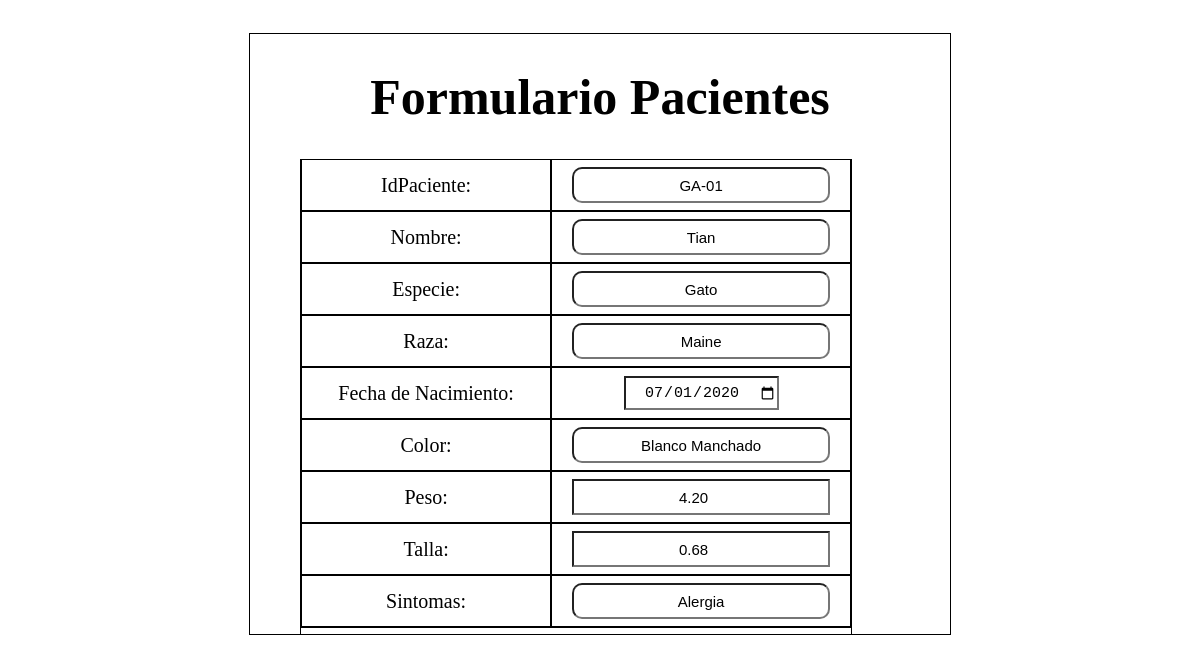
Screenshot of /crudDB/PacientesActualizar.php?idpaciente=GA-01 with the database file from the repository.
### tables this page shows
CREATE TABLE `paciente` (
  `idpaciente` varchar(45) NOT NULL,
  `nombre` varchar(45) NOT NULL,
  `especie` varchar(45) NOT NULL,
  `raza` varchar(45) DEFAULT NULL,
  `fec_nacimiento` date NOT NULL,
  `color` varchar(45) NOT NULL,
  `peso` decimal(5,2) NOT NULL,
  `talla` decimal(5,2) NOT NULL,
  `edad` varchar(45) NOT NULL,
  `sintomas` varchar(45) DEFAULT NULL,
  PRIMARY KEY (`idpaciente`)
);

### crudDB/PacientesActualizar.php (the view, shortened to what this page needs)
<!DOCTYPE html>
<html lang="en">
    <head>
    </head>
    <body>
        <?php
        if(isset($_POST["Agregar"])){
            require("Conexion.php");
            echo '<script>';
            echo 'alert("Datos Actualizados")';
            echo '</script>';
            $idpaciente=$_POST["idpaciente"];
            $nombre=$_POST["nombre"];
            $especie=$_POST["especie"];
            $raza=$_POST["raza"];
            $fec_nacimiento=$_POST["fec_nacimiento"];
            $fec_nacimiento_formato = date('Y-m-d', strtotime($fec_nacimiento));
            $color=$_POST["color"];
            $peso=$_POST["peso"];
            $talla=$_POST["talla"];
            $obtener=new DateTime($fec_nacimiento_formato);
            $ahora=new DateTime();
            $intervalo=$obtener->diff($ahora);
            $anios = $intervalo->y;
            $meses = $intervalo->m;
            $sintomas=$_POST["sintomas"];
            $resultado=$conexion -> query("UPDATE paciente set nombre='".$nombre."', especie='".$especie."', raza='".$raza."', fec_nacimiento='".$fec_nacimiento_formato."', color='".$color."', peso=".$peso.", talla=".$talla.", edad='".$anios." años ".$meses." meses', sintomas='".$sintomas."' where idpaciente='".$idpaciente."';");
            header("location: Pacientes.php");
        }else{
            include_once('Conexion.php');
            $consulta = $conexion -> query("SELECT * FROM paciente WHERE idpaciente='".$_REQUEST['idpaciente']."';");
            $dato = $consulta -> fetch_assoc();
            ?>
            <div id='formulario'>
                <h1>Formulario Pacientes</h1>
                <form action='PacientesActualizar.php' method='POST'>
                    <div class='sub1'>
                        <div class='subsub1'>
                            <p>IdPaciente: </p>
                        </div>
                        <div class='subsub2'>
                            <input type='text' name='idpaciente' readonly placeholder='Ingrese un codigo Paciente' value="<?php if($dato['idpaciente'] != ''){ echo $dato['idpaciente']; }?>" required>
                        </div>
                    </div>
                    <div class='sub1'>
                        <div class='subsub1'>
                            <p>Nombre: </p>
                        </div>
                        <div class='subsub2'>
                            <input type='text' name='nombre' placeholder='Ingrese un nombre' value="<?php if($dato['nombre'] != ''){ echo $dato['nombre']; }?>" required>
                        </div>
                    </div>
                    <div class='sub1'>
                        <div class='subsub1'>
                            <p>Especie: </p>
                        </div>
                        <div class='subsub2'>
                            <input type='text' name='especie' placeholder='Ingrese una especie' value="<?php if($dato['especie'] != ''){ echo $dato['especie']; }?>" required>
                        </div>
                    </div>
                    <div class='sub1'>
                        <div class='subsub1'>
                            <p>Raza: </p>
                        </div>
                        <div class='subsub2'>
                            <input type='text' name='raza' placeholder='Ingrese una raza' value="<?php if($dato['raza'] != ''){ echo $dato['raza']; }?>" required>
                        </div>
                    </div>
                    <div class='sub1'>
                        <div class='subsub1'>
                            <p>Fecha de Nacimiento: </p>
                        </div>
                        <div class='subsub2'>
                            <input type='date' name='fec_nacimiento' value="<?php if($dato['fec_nacimiento'] != ''){ echo $dato['fec_nacimiento']; }?>" required>
                        </div>
                    </div>
                    <div class='sub1'>
                        <div class='subsub1'>
                            <p>Color: </p>
                        </div>
                        <div class='subsub2'>
                            <input type='text' name='color' placeholder='Ingrese una color' value="<?php if($dato['color'] != ''){ echo $dato['color']; }?>" required>
                        </div>
                    </div>
                    <div class='sub1'>
                        <div class='subsub1'>
                            <p>Peso: </p>
                        </div>
                        <div class='subsub2'>
                            <input type='number' name='peso' step='any' value="<?php if($dato['peso'] != ''){ echo $dato['peso']; }?>" required>
                        </div>
                    </div>
                    <div class='sub1'>
                        <div class='subsub1'>
                            <p>Talla: </p>
                        </div>
                        <div class='subsub2'>
                            <input type='number' name='talla' step='any' value="<?php if($dato['talla'] != ''){ echo $dato['talla']; }?>" required>
                        </div>
                    </div>
                    <div class='sub1'>
                        <div class='subsub1'>
                            <p>Sintomas: </p>
                        </div>
                        <div class='subsub2'>
                            <input type='text' name='sintomas' placeholder='Ingrese los sintomas' value="<?php if($dato['sintomas'] != ''){ echo $dato['sintomas']; }?>">
                        </div>
                    </div>
                    <div class='sub2'>
                    </div>
                </form>
            </div>
            <?php
        }
        ?>
    </body>
</html>

### crudDB/PacientesActualizar.php (style rules this page uses)
body { display: flex; align-items: center; justify-content: center; }
div { border: 1px solid black; }
#formulario { width: 700px; height: 600px; margin: 25px; justify-content: center; align-items: center; overflow: auto; }
#formulario h1 { font-size: 50px; text-align: center; }
#formulario form { width: 600px; height: 500px; margin-left: 50px; justify-content: center; align-items: center; }
#formulario form .sub1 { width: 550px; height: 50px; justify-content: center; align-items: center; display: flex; }
#formulario form .subsub1 { width: 250px; height: 50px; justify-content: center; align-items: center; display: flex; }
#formulario form .subsub1 p { font-size: 20px; }
#formulario form .subsub2 { width: 300px; height: 50px; justify-content: center; align-items: center; display:flex; }
#formulario form .subsub2 input { width: 250px; height: 30px; font-size: 15px; border-radius: 10px; text-align: center; }
#formulario form .subsub2 input[type='date'] { width: 150px; height: 30px; font-size: 15px; border-radius: 0px; }
#formulario form .subsub2 input[type='number'] { width: 250px; height: 30px; font-size: 15px; border-radius: 0px; }
#formulario form .sub2 { width: 550px; height: 100px; justify-content: center; align-items: center; display:flex; }

### rows the page displays
paciente: idpaciente "GA-01", nombre "Tian", especie "Gato", raza "Maine", fec_nacimiento "07/01/2020", color "Blanco Manchado", peso "4.20", talla "0.68", sintomas "Alergia"
